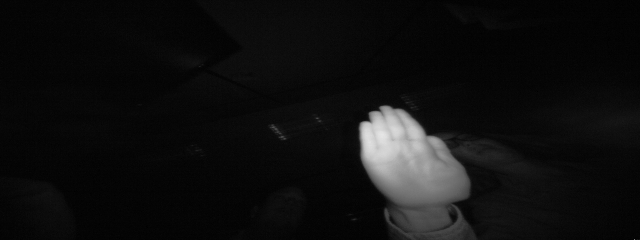
#> input picture leapGestRecog/00/01_palm/frame_00_01_0001.png, 640 x 240 px; its folder holds only this picture in this run
$ python hand_gesture.py
#> lines starting #> are read from the running program, lines starting #| are printed output that depends on the picture
import os
import cv2
import numpy as np
from sklearn.model_selection import train_test_split
from sklearn.linear_model import SGDClassifier   # Faster than SVM
from sklearn.metrics import accuracy_score
import pickle

# Dataset path
dataset_path = "leapGestRecog"

images = []
labels = []

print("Loading dataset...")

max_images_per_class = 100   # LIMIT images (very important)

# Loop through person folders (00–09)
for person in os.listdir(dataset_path):
    person_path = os.path.join(dataset_path, person)

    if os.path.isdir(person_path):

        # Loop through gesture folders
        for gesture in os.listdir(person_path):
            gesture_path = os.path.join(person_path, gesture)

            if os.path.isdir(gesture_path):

                count = 0  # counter for limiting images

                # Loop through images
                for image_name in os.listdir(gesture_path):

                    if count >= max_images_per_class:
                        break

                    image_path = os.path.join(gesture_path, image_name)
                    img = cv2.imread(image_path)
#> img is the input picture: shape (240, 640, 3); min 0, max 230, mean 15.8

                    if img is not None:
                        img = cv2.resize(img, (32, 32))  # smaller = faster
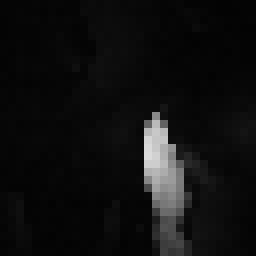
#> img: shape (32, 32, 3) (shown 8 times larger); min 3, max 219, mean 15.9
                        img = cv2.cvtColor(img, cv2.COLOR_BGR2GRAY)
#> img: shape (32, 32)
                        img = img.flatten()
#> img = 1024 values, max 219 at index 626, min 3 at index 27, mean 15.87

                        images.append(img)
                        labels.append(gesture)

                        count += 1

print("Total images loaded:", len(images))

# Convert to numpy arrays
X = np.array(images)
y = np.array(labels)

# Split dataset
X_train, X_test, y_train, y_test = train_test_split(
    X, y, test_size=0.2, random_state=42)

print("Training model...")

# Faster classifier
model = SGDClassifier(max_iter=1000)

model.fit(X_train, y_train)

# Predict
y_pred = model.predict(X_test)

# Accuracy
accuracy = accuracy_score(y_test, y_pred)
print("Model Accuracy:", accuracy * 100, "%")

# Save model
with open("gesture_model.pkl", "wb") as f:
    pickle.dump(model, f)

print("Model saved as gesture_model.pkl")

$ run again, on leapGestRecog/00/02_l/frame_00_02_0001.png
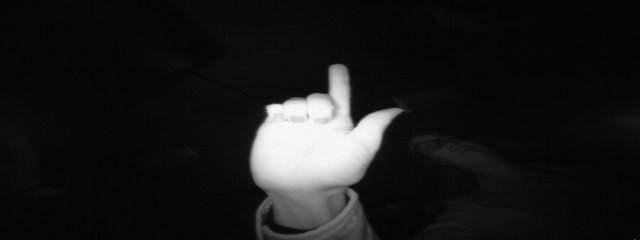
#> input picture leapGestRecog/00/02_l/frame_00_02_0001.png, 640 x 240 px
#> img is the input picture: shape (240, 640, 3); min 0, max 252, mean 25.5
#> `img = cv2.resize(img, (32, 32))`:
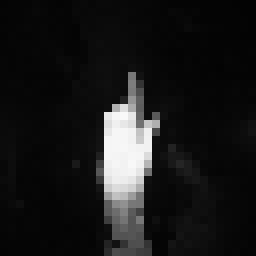
#> img: shape (32, 32, 3) (shown 8 times larger); min 3, max 249, mean 25.3
#> `img = img.flatten()`: img = 1024 values, max 249 at index 463, min 3 at index 29, mean 25.34
